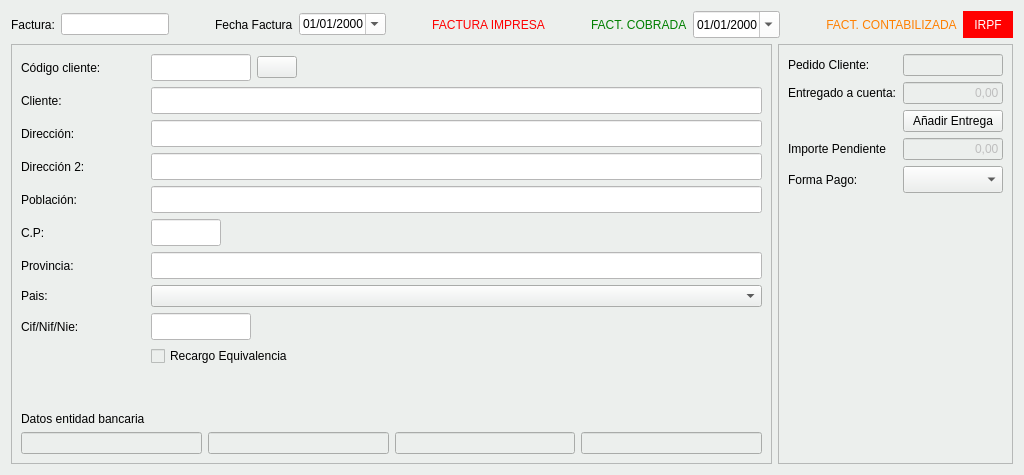
     <widget class="QWidget" name="tab_3">
      <property name="styleSheet">
       <string notr="true">background-color: #ecefed;</string>
      </property>
      <attribute name="title">
       <string>Cabecera de Factura</string>
      </attribute>
      <layout class="QVBoxLayout" name="verticalLayout">
       <item>
        <layout class="QHBoxLayout" name="horizontalLayout_5">
         <item>
          <widget class="QLabel" name="lblnumfac">
           <property name="text">
            <string>Factura:</string>
           </property>
          </widget>
         </item>
         <item>
          <widget class="QLineEdit" name="txtcFactura">
           <property name="styleSheet">
            <string notr="true">background-color: rgb(255, 255, 255);</string>
           </property>
          </widget>
         </item>
         <item>
          <spacer name="horizontalSpacer_3">
           <property name="orientation">
            <enum>Qt::Horizontal</enum>
           </property>
           <property name="sizeHint" stdset="0">
            <size>
             <width>40</width>
             <height>20</height>
            </size>
           </property>
          </spacer>
         </item>
         <item>
          <widget class="QLabel" name="label">
           <property name="text">
            <string>Fecha Factura</string>
           </property>
          </widget>
         </item>
         <item>
          <widget class="QDateEdit" name="txtdFecha">
           <property name="styleSheet">
            <string notr="true">background-color: rgb(255, 255, 255);</string>
           </property>
           <property name="displayFormat">
            <string>dd/MM/yyyy</string>
           </property>
           <property name="calendarPopup">
            <bool>true</bool>
           </property>
          </widget>
         </item>
         <item>
          <spacer name="horizontalSpacer_4">
           <property name="orientation">
            <enum>Qt::Horizontal</enum>
           </property>
           <property name="sizeHint" stdset="0">
            <size>
             <width>40</width>
             <height>20</height>
            </size>
           </property>
          </spacer>
         </item>
         <item>
          <widget class="QLabel" name="lblFacturaImpresa">
           <property name="styleSheet">
            <string notr="true">color: rgb(255, 0, 0);</string>
           </property>
           <property name="text">
            <string>FACTURA IMPRESA</string>
           </property>
           <property name="alignment">
            <set>Qt::AlignCenter</set>
           </property>
          </widget>
         </item>
         <item>
          <spacer name="horizontalSpacer_5">
           <property name="orientation">
            <enum>Qt::Horizontal</enum>
           </property>
           <property name="sizeType">
            <enum>QSizePolicy::Minimum</enum>
           </property>
           <property name="sizeHint" stdset="0">
            <size>
             <width>40</width>
             <height>20</height>
            </size>
           </property>
          </spacer>
         </item>
         <item>
          <widget class="QLabel" name="lblFacturaCobrada">
           <property name="styleSheet">
            <string notr="true">color: rgb(0, 128, 0);</string>
           </property>
           <property name="text">
            <string>FACT. COBRADA</string>
           </property>
          </widget>
         </item>
         <item>
          <widget class="QDateEdit" name="txtdFechaCobro">
           <property name="minimumSize">
            <size>
             <width>0</width>
             <height>27</height>
            </size>
           </property>
           <property name="styleSheet">
            <string notr="true">background-color: rgb(255, 255, 255);</string>
           </property>
           <property name="displayFormat">
            <string>dd/MM/yyyy</string>
           </property>
           <property name="calendarPopup">
            <bool>true</bool>
           </property>
          </widget>
         </item>
         <item>
          <spacer name="horizontalSpacer_6">
           <property name="orientation">
            <enum>Qt::Horizontal</enum>
           </property>
           <property name="sizeType">
            <enum>QSizePolicy::Minimum</enum>
           </property>
           <property name="sizeHint" stdset="0">
            <size>
             <width>40</width>
             <height>20</height>
            </size>
           </property>
          </spacer>
         </item>
         <item>
          <widget class="QLabel" name="lblContabilizada">
           <property name="styleSheet">
            <string notr="true">color: rgb(255, 128, 0);</string>
           </property>
           <property name="text">
            <string>FACT. CONTABILIZADA</string>
           </property>
           <property name="alignment">
            <set>Qt::AlignCenter</set>
           </property>
          </widget>
         </item>
         <item>
          <widget class="QLabel" name="lblIRPF_3">
           <property name="minimumSize">
            <size>
             <width>50</width>
             <height>0</height>
            </size>
           </property>
           <property name="styleSheet">
            <string notr="true">background-color: rgb(255, 0, 0);
color: rgb(255, 255, 255);
font: 10pt &quot;MS Shell Dlg 2&quot;;</string>
           </property>
           <property name="text">
            <string>IRPF</string>
           </property>
           <property name="alignment">
            <set>Qt::AlignCenter</set>
           </property>
          </widget>
         </item>
        </layout>
       </item>
       <item>
        <layout class="QHBoxLayout" name="horizontalLayout_6">
         <item>
          <widget class="QFrame" name="frame_2">
           <property name="sizePolicy">
            <sizepolicy hsizetype="Expanding" vsizetype="Preferred">
             <horstretch>0</horstretch>
             <verstretch>0</verstretch>
            </sizepolicy>
           </property>
           <property name="frameShape">
            <enum>QFrame::StyledPanel</enum>
           </property>
           <property name="frameShadow">
            <enum>QFrame::Raised</enum>
           </property>
           <layout class="QGridLayout" name="gridLayout_3">
            <item row="7" column="1">
             <widget class="QComboBox" name="comboPais"/>
            </item>
            <item row="6" column="0">
             <widget class="QLabel" name="label_13">
              <property name="text">
               <string>Provincia:</string>
              </property>
             </widget>
            </item>
            <item row="5" column="1">
             <widget class="QLineEdit" name="txtcCp">
              <property name="minimumSize">
               <size>
                <width>0</width>
                <height>27</height>
               </size>
              </property>
              <property name="maximumSize">
               <size>
                <width>70</width>
                <height>16777215</height>
               </size>
              </property>
              <property name="styleSheet">
               <string notr="true">background-color: rgb(255, 255, 255);</string>
              </property>
             </widget>
            </item>
            <item row="5" column="0">
             <widget class="QLabel" name="label_18">
              <property name="text">
               <string>C.P:</string>
              </property>
             </widget>
            </item>
            <item row="6" column="1">
             <widget class="QLineEdit" name="txtcProvincia">
              <property name="minimumSize">
               <size>
                <width>0</width>
                <height>27</height>
               </size>
              </property>
              <property name="maximumSize">
               <size>
                <width>16777215</width>
                <height>16777215</height>
               </size>
              </property>
              <property name="styleSheet">
               <string notr="true">background-color: rgb(255, 255, 255);</string>
              </property>
             </widget>
            </item>
            <item row="8" column="0">
             <widget class="QLabel" name="label_15">
              <property name="text">
               <string>Cif/Nif/Nie:</string>
              </property>
             </widget>
            </item>
            <item row="12" column="0" colspan="2">
             <layout class="QHBoxLayout" name="horizontalLayout_2">
              <item>
               <widget class="QLineEdit" name="txtcCodigoEntidad">
                <property name="sizePolicy">
                 <sizepolicy hsizetype="Preferred" vsizetype="Fixed">
                  <horstretch>0</horstretch>
                  <verstretch>0</verstretch>
                 </sizepolicy>
                </property>
               </widget>
              </item>
              <item>
               <widget class="QLineEdit" name="txtcDCCuenta">
                <property name="sizePolicy">
                 <sizepolicy hsizetype="Preferred" vsizetype="Fixed">
                  <horstretch>0</horstretch>
                  <verstretch>0</verstretch>
                 </sizepolicy>
                </property>
               </widget>
              </item>
              <item>
               <widget class="QLineEdit" name="txtcOficinaEntidad">
                <property name="sizePolicy">
                 <sizepolicy hsizetype="Preferred" vsizetype="Fixed">
                  <horstretch>0</horstretch>
                  <verstretch>0</verstretch>
                 </sizepolicy>
                </property>
               </widget>
              </item>
              <item>
               <widget class="QLineEdit" name="txtcNumeroCuenta">
                <property name="sizePolicy">
                 <sizepolicy hsizetype="Preferred" vsizetype="Fixed">
                  <horstretch>0</horstretch>
                  <verstretch>0</verstretch>
                 </sizepolicy>
                </property>
               </widget>
              </item>
             </layout>
            </item>
            <item row="11" column="0">
             <widget class="QLabel" name="label_23">
              <property name="text">
               <string>Datos entidad bancaria</string>
              </property>
             </widget>
            </item>
            <item row="0" column="1">
             <layout class="QHBoxLayout" name="horizontalLayout_4">
              <item>
               <widget class="QLineEdit" name="txtcCodigoCliente">
                <property name="minimumSize">
                 <size>
                  <width>0</width>
                  <height>27</height>
                 </size>
                </property>
                <property name="maximumSize">
                 <size>
                  <width>100</width>
                  <height>16777215</height>
                 </size>
                </property>
                <property name="styleSheet">
                 <string notr="true">background-color: rgb(255, 255, 255);</string>
                </property>
               </widget>
              </item>
              <item>
               <widget class="QPushButton" name="botBuscarCliente">
                <property name="text">
                 <string/>
                </property>
                <property name="icon">
                 <iconset resource="../maya.qrc">
                  <normaloff>:/Icons/PNG/search.png</normaloff>:/Icons/PNG/search.png</iconset>
                </property>
               </widget>
              </item>
              <item>
               <spacer name="horizontalSpacer">
                <property name="orientation">
                 <enum>Qt::Horizontal</enum>
                </property>
                <property name="sizeHint" stdset="0">
                 <size>
                  <width>40</width>
                  <height>20</height>
                 </size>
                </property>
               </spacer>
              </item>
             </layout>
            </item>
            <item row="0" column="0">
             <widget class="QLabel" name="label_3">
              <property name="text">
               <string>Código cliente:</string>
              </property>
             </widget>
            </item>
            <item row="7" column="0">
             <widget class="QLabel" name="label_14">
              <property name="text">
               <string>Pais:</string>
              </property>
             </widget>
            </item>
            <item row="4" column="0">
             <widget class="QLabel" name="label_7">
              <property name="text">
               <string>Población:</string>
              </property>
             </widget>
            </item>
            <item row="3" column="1">
             <widget class="QLineEdit" name="txtcDireccion2">
              <property name="minimumSize">
               <size>
                <width>0</width>
                <height>27</height>
               </size>
              </property>
              <property name="styleSheet">
               <string notr="true">background-color: rgb(255, 255, 255);</string>
              </property>
             </widget>
            </item>
            <item row="1" column="1">
             <widget class="QLineEdit" name="txtcCliente">
              <property name="minimumSize">
               <size>
                <width>0</width>
                <height>27</height>
               </size>
              </property>
              <property name="styleSheet">
               <string notr="true">background-color: rgb(255, 255, 255);</string>
              </property>
             </widget>
            </item>
            <item row="4" column="1">
             <widget class="QLineEdit" name="txtcPoblacion">
              <property name="sizePolicy">
               <sizepolicy hsizetype="Expanding" vsizetype="Fixed">
                <horstretch>0</horstretch>
                <verstretch>0</verstretch>
               </sizepolicy>
              </property>
              <property name="minimumSize">
               <size>
                <width>0</width>
                <height>27</height>
               </size>
              </property>
              <property name="styleSheet">
               <string notr="true">background-color: rgb(255, 255, 255);</string>
              </property>
             </widget>
            </item>
            <item row="1" column="0">
             <widget class="QLabel" name="label_4">
              <property name="text">
               <string>Cliente:</string>
              </property>
             </widget>
            </item>
            <item row="3" column="0">
             <widget class="QLabel" name="label_6">
              <property name="text">
               <string>Dirección 2:</string>
              </property>
             </widget>
            </item>
            <item row="2" column="0">
             <widget class="QLabel" name="label_5">
              <property name="text">
               <string>Dirección:</string>
              </property>
             </widget>
            </item>
            <item row="2" column="1">
             <widget class="QLineEdit" name="txtcDireccion">
              <property name="minimumSize">
               <size>
                <width>0</width>
                <height>27</height>
               </size>
              </property>
              <property name="styleSheet">
               <string notr="true">background-color: rgb(255, 255, 255);</string>
              </property>
             </widget>
            </item>
            <item row="9" column="1">
             <widget class="QCheckBox" name="chklRecargoEquivalencia">
              <property name="text">
               <string>Recargo Equivalencia</string>
              </property>
              <property name="checkable">
               <bool>true</bool>
              </property>
              <property name="checked">
               <bool>false</bool>
              </property>
             </widget>
            </item>
            <item row="8" column="1">
             <widget class="QLineEdit" name="txtcCif">
              <property name="minimumSize">
               <size>
                <width>0</width>
                <height>27</height>
               </size>
              </property>
              <property name="maximumSize">
               <size>
                <width>100</width>
                <height>16777215</height>
               </size>
              </property>
              <property name="styleSheet">
               <string notr="true">background-color: rgb(255, 255, 255);</string>
              </property>
             </widget>
            </item>
            <item row="10" column="0">
             <spacer name="verticalSpacer">
              <property name="orientation">
               <enum>Qt::Vertical</enum>
              </property>
              <property name="sizeHint" stdset="0">
               <size>
                <width>20</width>
                <height>40</height>
               </size>
              </property>
             </spacer>
            </item>
           </layout>
          </widget>
         </item>
         <item>
          <widget class="QFrame" name="frame">
           <property name="sizePolicy">
            <sizepolicy hsizetype="Maximum" vsizetype="Preferred">
             <horstretch>0</horstretch>
             <verstretch>0</verstretch>
            </sizepolicy>
           </property>
           <property name="frameShape">
            <enum>QFrame::StyledPanel</enum>
           </property>
           <property name="frameShadow">
            <enum>QFrame::Raised</enum>
           </property>
           <layout class="QGridLayout" name="gridLayout_4">
            <item row="4" column="1">
             <widget class="QComboBox" name="txtcFormaPago">
              <property name="minimumSize">
               <size>
                <width>0</width>
                <height>27</height>
               </size>
              </property>
              <property name="maximumSize">
               <size>
                <width>100</width>
                <height>16777215</height>
               </size>
              </property>
             </widget>
            </item>
            <item row="1" column="1">
             <widget class="QLineEdit" name="txtrEntregadoaCuenta">
              <property name="enabled">
               <bool>false</bool>
              </property>
              <property name="maximumSize">
               <size>
                <width>100</width>
                <height>16777215</height>
               </size>
              </property>
              <property name="text">
               <string>0,00</string>
              </property>
              <property name="alignment">
               <set>Qt::AlignRight|Qt::AlignTrailing|Qt::AlignVCenter</set>
              </property>
              <property name="readOnly">
               <bool>true</bool>
              </property>
             </widget>
            </item>
            <item row="3" column="1">
             <widget class="QLineEdit" name="txtrImportePendiente">
              <property name="enabled">
               <bool>false</bool>
              </property>
              <property name="maximumSize">
               <size>
                <width>100</width>
                <height>16777215</height>
               </size>
              </property>
              <property name="text">
               <string>0,00</string>
              </property>
              <property name="alignment">
               <set>Qt::AlignRight|Qt::AlignTrailing|Qt::AlignVCenter</set>
              </property>
              <property name="readOnly">
               <bool>true</bool>
              </property>
             </widget>
            </item>
            <item row="0" column="0">
             <widget class="QLabel" name="label_24">
              <property name="text">
               <string>Pedido Cliente:</string>
              </property>
             </widget>
            </item>
            <item row="3" column="0">
             <widget class="QLabel" name="label_22">
              <property name="text">
               <string>Importe Pendiente</string>
              </property>
             </widget>
            </item>
            <item row="5" column="0">
             <spacer name="verticalSpacer_2">
              <property name="orientation">
               <enum>Qt::Vertical</enum>
              </property>
              <property name="sizeHint" stdset="0">
               <size>
                <width>17</width>
                <height>37</height>
               </size>
              </property>
             </spacer>
            </item>
            <item row="4" column="0">
             <widget class="QLabel" name="label_20">
              <property name="text">
               <string>Forma Pago:</string>
              </property>
             </widget>
            </item>
            <item row="2" column="1">
             <widget class="QPushButton" name="anadirEntrega">
              <property name="maximumSize">
               <size>
                <width>100</width>
                <height>16777215</height>
               </size>
              </property>
              <property name="text">
               <string>Añadir Entrega</string>
              </property>
             </widget>
            </item>
            <item row="1" column="0">
             <widget class="QLabel" name="label_21">
              <property name="text">
               <string>Entregado a cuenta:</string>
              </property>
             </widget>
            </item>
            <item row="0" column="1">
             <widget class="QLineEdit" name="txtcPedidoCliente">
              <property name="maximumSize">
               <size>
                <width>100</width>
                <height>16777215</height>
               </size>
              </property>
             </widget>
            </item>
           </layout>
           <zorder>label_24</zorder>
           <zorder>txtcPedidoCliente</zorder>
           <zorder>label_21</zorder>
           <zorder>txtrEntregadoaCuenta</zorder>
           <zorder>anadirEntrega</zorder>
           <zorder>txtrImportePendiente</zorder>
           <zorder>label_22</zorder>
           <zorder>label_20</zorder>
           <zorder>txtcFormaPago</zorder>
           <zorder>verticalSpacer_2</zorder>
          </widget>
         </item>
        </layout>
       </item>
      </layout>
      <zorder></zorder>
     </widget>
